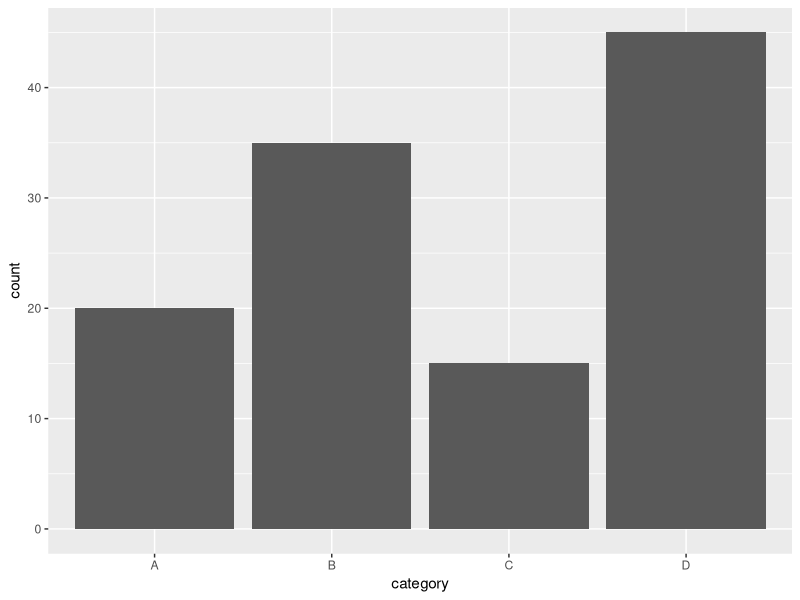

Here is the R script that generated this plot:
library(ggplot2)

# データセットの作成
df <- data.frame(
  category = c("A", "B", "C", "D"),
  count = c(20, 35, 15, 45)
)

# 棒グラフの作成
ggplot(data = df, aes(x = category, y = count)) + 
  geom_bar(stat = "identity")